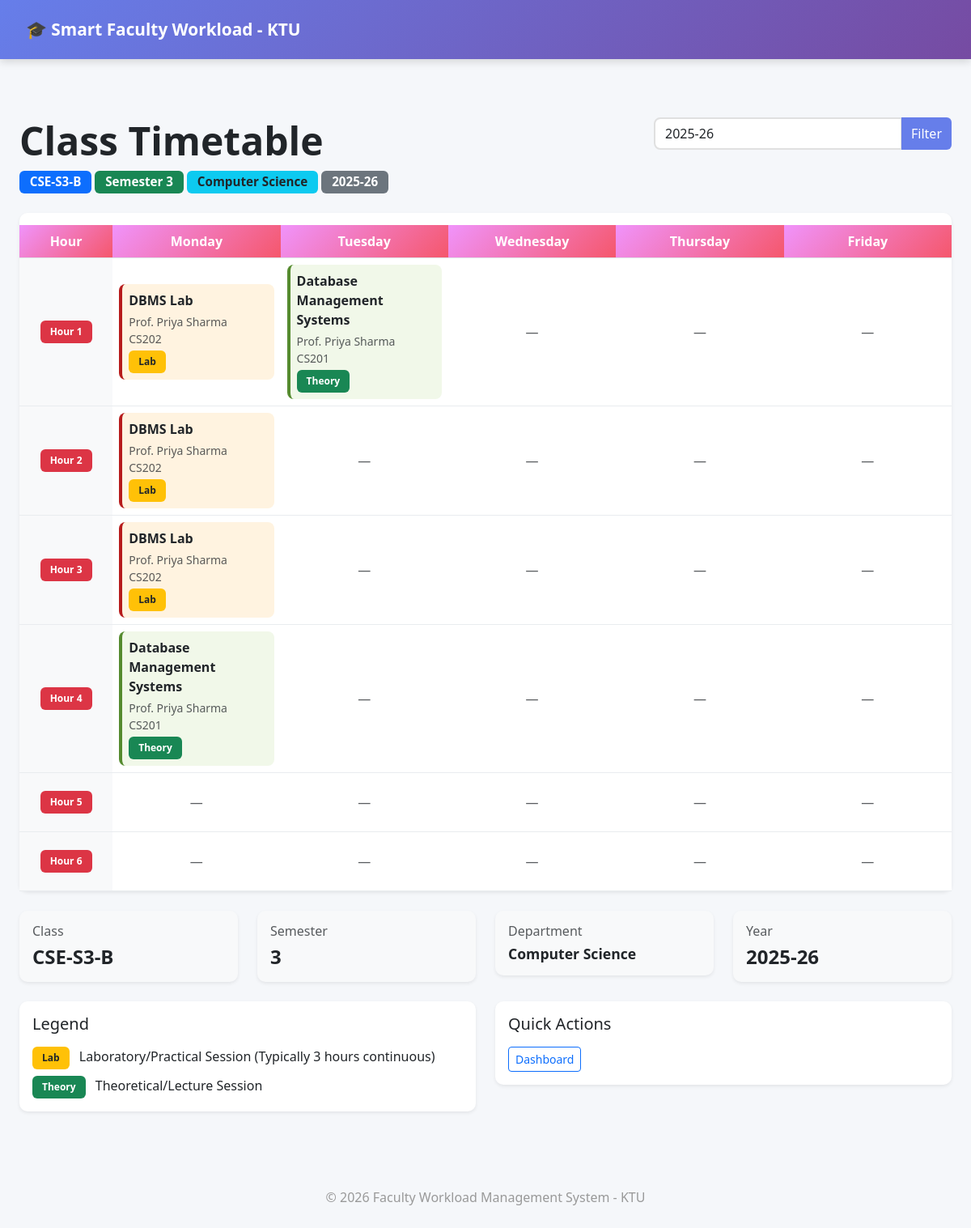
The page /class/15/timetable on the database its author committed.
### app/models.py (models this page shows, shortened)
class Class(db.Model):
    __tablename__ = 'class'
    id = db.Column(db.Integer, primary_key=True)
    class_name = db.Column(db.String(50), nullable=False, unique=True)  # e.g., "S3-A", "S5-B"
    semester = db.Column(db.Integer, nullable=False)  # 1-8
    department = db.Column(db.String(100), nullable=False)  # e.g., "Computer Science"
    created_at = db.Column(db.DateTime, default=datetime.utcnow)
    timetables = db.relationship(
        'Timetable',
        backref='class_obj',
        lazy=True,
        cascade="all, delete-orphan"
    )

class Subject(db.Model):
    id = db.Column(db.Integer, primary_key=True)
    course_code = db.Column(db.String(20), nullable=False)
    subject_name = db.Column(db.String(150), nullable=False)
    subject_type = db.Column(db.String(20), nullable=False)  # 'Theory' or 'Lab'
    is_lab = db.Column(db.Boolean, default=False)  # Flag for lab subjects
    hours_per_week = db.Column(db.Integer, nullable=False)  # Theory: varies, Lab: typically 3 hours continuous
    semester = db.Column(db.Integer, nullable=False)  # Semester number (1-8)
    created_at = db.Column(db.DateTime, default=datetime.utcnow)
    assignments = db.relationship(
        'Assignment',
        backref='subject',
        lazy=True,
        cascade="all, delete-orphan"
    )

class Faculty(UserMixin, db.Model):
    id = db.Column(db.Integer, primary_key=True)
    name = db.Column(db.String(100), nullable=False)
    department = db.Column(db.String(100), nullable=False)
    designation = db.Column(db.String(50), nullable=False)
    email = db.Column(db.String(120), unique=True, nullable=False)
    password_hash = db.Column(db.String(200), nullable=False)
    max_workload = db.Column(db.Integer, default=16)
    role = db.Column(db.String(20), default="faculty")
    assignments = db.relationship(
        'Assignment',
        backref='faculty',
        lazy=True,
        cascade="all, delete-orphan"
    )
    duties = db.relationship(
        'AdditionalDuty',
        backref='faculty',
        lazy=True,
        cascade="all, delete-orphan"
    )
    timetables = db.relationship(
        'Timetable',
        backref='faculty_obj',
        lazy=True,
        cascade="all, delete-orphan"
    )

### app/routes.py (the view)
@main.route('/class/<int:class_id>/timetable')
def class_timetable(class_id):
    class_obj = Class.query.get_or_404(class_id)
    academic_year = request.args.get('academic_year') or get_latest_academic_year()
    timetable_entries = Timetable.query.filter_by(
        class_id=class_id,
        academic_year=academic_year
    ).all()
    days = ['Monday', 'Tuesday', 'Wednesday', 'Thursday', 'Friday']
    hours = list(range(1, 7))
    timetable_grid = {}
    for day in days:
        timetable_grid[day] = {}
        for hour in hours:
            timetable_grid[day][hour] = None
    for entry in timetable_entries:
        day = entry.timeslot.day
        hour = entry.timeslot.hour
        timetable_grid[day][hour] = {
            'subject': entry.subject.subject_name,
            'faculty': entry.faculty_obj.name,
            'course_code': entry.subject.course_code,
            'is_lab': entry.subject.is_lab
        }
    return render_template(
        'class_timetable.html',
        timetable_grid=timetable_grid,
        days=days,
        hours=hours,
        academic_year=academic_year,
        class_name=class_obj.class_name,
        semester=class_obj.semester,
        department=class_obj.department
    )

### app/routes.py (called while the page is built)
def get_latest_academic_year():
    assignment_years = [year for (year,) in db.session.query(Assignment.academic_year).distinct().all() if year]
    timetable_years = [year for (year,) in db.session.query(Timetable.academic_year).distinct().all() if year]
    all_years = sorted(set(assignment_years + timetable_years), reverse=True)
    return all_years[0] if all_years else None

### app/templates/class_timetable.html (shortened to what this page needs)
{% extends "base.html" %}
{% block content %}
<div class="container-fluid py-4">
    <div class="row mb-4">
        <div class="col-md-8">
            <h1 class="display-5 fw-bold">
                 Class Timetable
            </h1>
            <div class="mt-2">
                <span class="badge bg-primary" style="font-size: 0.95rem; padding: 0.4rem 0.8rem;">
                     {{ class_name }}
                </span>
                <span class="badge bg-success" style="font-size: 0.95rem; padding: 0.4rem 0.8rem;">
                     Semester {{ semester }}
                </span>
                <span class="badge bg-info text-dark" style="font-size: 0.95rem; padding: 0.4rem 0.8rem;">
                     {{ department }}
                </span>
                <span class="badge bg-secondary" style="font-size: 0.95rem; padding: 0.4rem 0.8rem;">
                     {{ academic_year }}
                </span>
            </div>
        </div>
        <div class="col-md-4 text-end">
            <form method="get" class="d-inline">
                <div class="input-group">
                    <input
                        type="text"
                        class="form-control"
                        name="academic_year"
                        value="{{ academic_year }}"
                        placeholder="2025-26"
                    >
                    <button class="btn btn-primary" type="submit">Filter</button>
                </div>
            </form>
        </div>
    </div>
    <div class="card border-0 shadow-sm">
        <div class="card-body p-0">
            <div class="table-responsive">
                <table class="table table-hover mb-0">
                    <thead class="bg-light">
                        <tr>
                            <th class="text-center fw-bold" style="width: 10%; background: linear-gradient(135deg, #f093fb 0%, #f5576c 100%); color: white;">
                                Hour
                            </th>
                            {% for day in days %}
                            <th class="text-center fw-bold" style="width: 18%; background: linear-gradient(135deg, #f093fb 0%, #f5576c 100%); color: white;">
                                {{ day }}
                            </th>
                            {% endfor %}
                        </tr>
                    </thead>
                    <tbody>
                        {% for hour in hours %}
                        <tr>
                            <td class="text-center fw-bold align-middle bg-light">
                                <span class="badge bg-danger">Hour {{ hour }}</span>
                            </td>
                            {% for day in days %}
                            <td class="align-middle" style="min-height: 80px;">
                                {% if timetable_grid[day][hour] %}
                                    {% set entry = timetable_grid[day][hour] %}
                                    <div class="p-2" style="background: {% if entry.is_lab %}#fff3e0{% else %}#f1f8e9{% endif %}; border-radius: 8px; border-left: 4px solid {% if entry.is_lab %}#b71c1c{% else %}#558b2f{% endif %};">
                                        <p class="mb-1">
                                            <strong class="text-dark">{{ entry.subject }}</strong>
                                        </p>
                                        <p class="mb-0 small text-muted">
                                             {{ entry.faculty }}
                                        </p>
                                        <p class="mb-0 small text-muted">
                                             {{ entry.course_code }}
                                        </p>
                                        {% if entry.is_lab %}
                                        <span class="badge bg-warning text-dark mt-1">Lab</span>
                                        {% else %}
                                        <span class="badge bg-success mt-1">Theory</span>
                                        {% endif %}
                                    </div>
                                {% else %}
                                    <div class="text-center text-muted py-3">
                                        <span class="text-sm">—</span>
                                    </div>
                                {% endif %}
                            </td>
                            {% endfor %}
                        </tr>
                        {% endfor %}
                    </tbody>
                </table>
            </div>
        </div>
    </div>
    <div class="row mt-4">
        <div class="col-md-3">
            <div class="card border-0 shadow-sm bg-light">
                <div class="card-body">
                    <h6 class="card-title text-muted mb-2">
                         Class
                    </h6>
                    <p class="h4 mb-0 fw-bold">{{ class_name }}</p>
                </div>
            </div>
        </div>
        <div class="col-md-3">
            <div class="card border-0 shadow-sm bg-light">
                <div class="card-body">
                    <h6 class="card-title text-muted mb-2">
                         Semester
                    </h6>
                    <p class="h4 mb-0 fw-bold">{{ semester }}</p>
                </div>
            </div>
        </div>
        <div class="col-md-3">
            <div class="card border-0 shadow-sm bg-light">
                <div class="card-body">
                    <h6 class="card-title text-muted mb-2">
                         Department
                    </h6>
                    <p class="h4 mb-0 fw-bold" style="font-size: 1.1rem;">{{ department }}</p>
                </div>
            </div>
        </div>
        <div class="col-md-3">
            <div class="card border-0 shadow-sm bg-light">
                <div class="card-body">
                    <h6 class="card-title text-muted mb-2">
                         Year
                    </h6>
                    <p class="h4 mb-0 fw-bold">{{ academic_year }}</p>
                </div>
            </div>
        </div>
    </div>
    <div class="row mt-4">
        <div class="col-md-6">
            <div class="card border-0 shadow-sm">
                <div class="card-body">
                    <h5 class="card-title">
                         Legend
                    </h5>
                    <div class="mt-3">
                        <p class="mb-2">
                            <span class="badge bg-warning text-dark">Lab</span>
                            <span class="ms-2">Laboratory/Practical Session (Typically 3 hours continuous)</span>
                        </p>
                        <p class="mb-0">
                            <span class="badge bg-success">Theory</span>
                            <span class="ms-2">Theoretical/Lecture Session</span>
                        </p>
                    </div>
                </div>
            </div>
        </div>
        <div class="col-md-6">
            <div class="card border-0 shadow-sm">
                <div class="card-body">
                    <h5 class="card-title">
                         Quick Actions
                    </h5>
                    <a href="{{ url_for('main.dashboard') }}" class="btn btn-sm btn-outline-primary mt-2">
                         Dashboard
                    </a>
                </div>
            </div>
        </div>
    </div>
</div>
{% endblock %}

### app/templates/base.html (style rules this page uses)
:root { --primary: #667eea; --secondary: #764ba2; --success: #27ae60; --warning: #f39c12; --danger: #e74c3c; --info: #3498db; }
body { background: #f5f7fa; font-family: 'Segoe UI', Tahoma, Geneva, Verdana, sans-serif; }
.card { border: none; box-shadow: 0 3px 10px rgba(0, 0, 0, 0.08); border-radius: 10px; transition: all 0.3s ease; }
.btn-primary { background: var(--primary); border: none; transition: all 0.3s ease; }
table { margin-top: 15px; }
table thead { background: linear-gradient(135deg, var(--primary) 0%, var(--secondary) 100%); color: white; }
.badge { padding: 0.5rem 0.75rem; font-weight: 600; }
.form-control, .form-select { border: 2px solid #e0e0e0; border-radius: 8px; transition: border-color 0.3s ease; }

### app/templates/class_timetable.html (style rules this page uses)
.table td { border-color: #e9ecef; }

### rows shown on the page
Class: class_name "CSE-S3-B", department "Computer Science"
Subject: subject "DBMS Lab" "DBMS Lab" "DBMS Lab", course_code "CS202" "CS202" "CS202"
Faculty: faculty "Prof. Priya Sharma" "Prof. Priya Sharma" "Prof. Priya Sharma" "Prof. Priya Sharma" "Prof. Priya Sharma"
Subject: subject "Database Management Systems" "Database Management Systems", course_code "CS201" "CS201"

### other values the page prints
{{ semester }} "3"
{{ academic_year }} "2025-26"
{{ day }} "Monday" "Tuesday" "Wednesday" "Thursday" "Friday"
{{ hour }} "1" "2" "3" "4" "5" "6"
